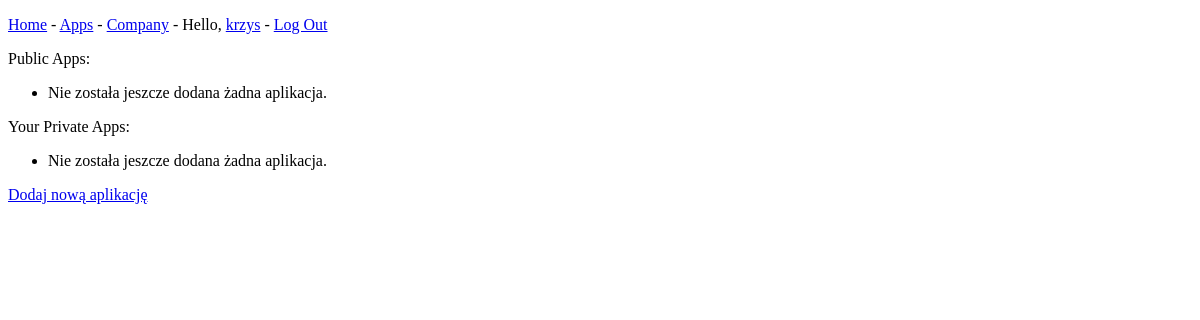
The app's page /apps/ (signed in), older data.
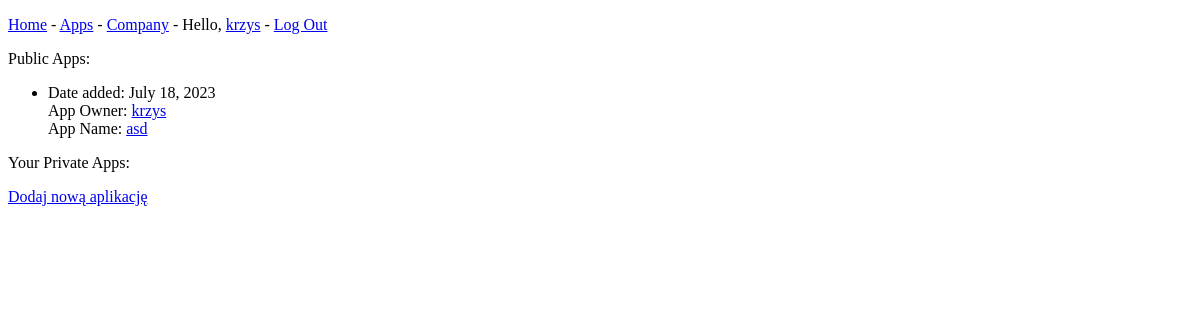
The same page, newer data.
### AppFixB1/models.py (models this page shows, shortened)
class App(models.Model):
    id = models.AutoField(primary_key=True)
    name = models.CharField(max_length=255, unique=True)
    description = models.TextField(blank=True, null=True)
    category = models.CharField(max_length=255)
    price = models.FloatField(blank=True, null=True)
    version = models.CharField(max_length=255, blank=True, null=True)
    date_added = models.DateField(auto_now_add=True)
    access = models.CharField(max_length=255, choices=[(choice.value, choice.value) for choice in AccessChoices],
                              default=AccessChoices.PUBLIC.value)
    rating = models.DecimalField(max_digits=5, decimal_places=2, blank=True, null=True)
    owner = models.ForeignKey(User, on_delete=models.SET_NULL, null=True, blank=True)
    class Meta:
        verbose_name_plural = 'Apps'

class User(AbstractBaseUser):
    is_active = models.BooleanField(default=True)
    is_staff = models.BooleanField(default=False)
    is_admin = models.BooleanField(default=False)
    is_online = models.BooleanField(default=False)
    login = models.CharField(max_length=255, unique=True)
    email = models.EmailField(unique=True)
    name = models.CharField(max_length=255, blank=True)
    surname = models.CharField(max_length=255, blank=True)
    phone_number = models.CharField(max_length=20, blank=True, null=True)
    role = models.CharField(max_length=50, choices=[('Admin', 'Admin'), ('User', 'User')], default='User')
    upvotes = models.IntegerField(default=0)
    date_registration = models.DateTimeField(auto_now_add=True)
    last_activity = models.DateTimeField(null=True, blank=True)
    github_profile = models.CharField(max_length=255, blank=True, null=True)
    linkedin_profile = models.CharField(max_length=255, blank=True, null=True)
    twitter_profile = models.CharField(max_length=255, blank=True, null=True)
    discord_profile = models.CharField(max_length=255, blank=True, null=True)
    USERNAME_FIELD = 'login'
    REQUIRED_FIELDS = ['email', 'password']
    objects = MyUserManager()  # new

### AppFixB1/views.py (the view)
# urls.py: path('apps/', views.apps, name='apps'),
@login_required(login_url='users:login')
def apps(request):
    apps = App.objects.order_by('date_added')
    user = request.user
    context = {'apps': apps, 'user': user}
    return render(request, 'apps.html', context)

### templates/apps.html (shortened to what this page needs)
<!DOCTYPE html>
<html lang="en">
<head>
</head>
<body>
{% extends "base.html" %}
{% block content %}
<p>Public Apps:</p>
<ul>
    {% for app in apps %}
        {% if app.access == 'public' %}
        <li>
            Date added: <a>{{ app.date_added }} <br></a>
            App Owner: <a href="{% url 'view_profile' app.owner.id %}">{{ app.owner.login }}  <br></a>
            App Name: <a href="{% url 'app' app.id %}">{{ app.name }}</a>
        </li>
        {% endif %}
    {% empty %}
        <li>Nie została jeszcze dodana żadna aplikacja.</li>
    {% endfor %}
</ul>
    <p>Your Private Apps:</p>
<ul>
    {% for app in apps %}
        {% if app.access == 'private' and app.owner == user %}
        <li>
            Date added: <a>{{ app.date_added }} <br></a>
            App Owner: <a href="{% url 'view_profile' app.owner.id %}">{{ app.owner.login }}  <br></a>
            App Name: <a href="{% url 'app' app.id %}">{{ app.name }}</a>
        </li>
        {% endif %}
    {% empty %}
        <li>Nie została jeszcze dodana żadna aplikacja.</li>
    {% endfor %}
</ul>
   <a href="{% url 'new_app' %}">Dodaj nową aplikację</a>
{% endblock content %}

Row changes from the older to the newer data that the page shows:
added App: date_added "July 18, 2023", owner.login "krzys", name "asd"
Text that changed along with them:
text no longer shown: "Nie została jeszcze dodana żadna aplikacja. Nie została jeszcze dodana żadna aplikacja."
